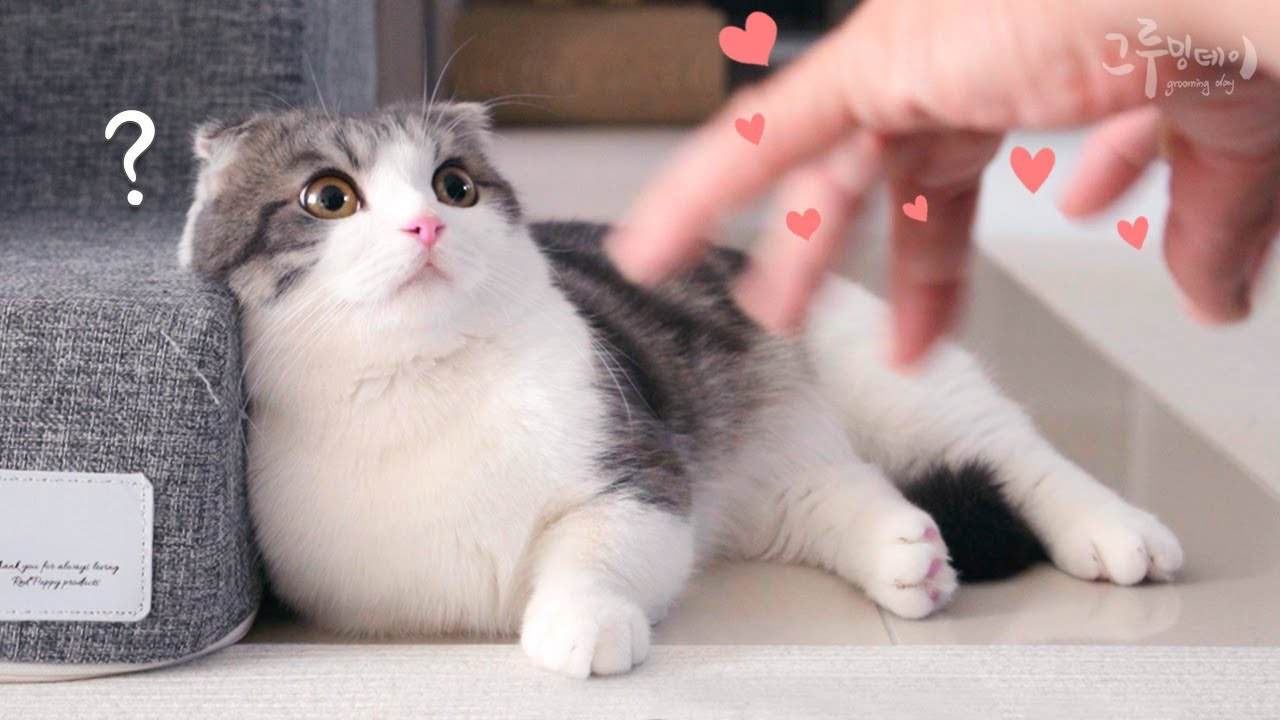
#> input picture opencv_dev/image/cat.jpg, 1280 x 720 px
$ python opencv_ex02.py
#> lines starting #> are read from the running program, lines starting #| are printed output that depends on the picture
# 사이즈 변경
import cv2
import numpy as np

org = cv2.imread('./image/cat.jpg')
#> org is the input picture: shape (720, 1280, 3); mean B, G, R 152.7, 153.7, 171.9
gray = cv2.cvtColor(org, cv2.COLOR_BGR2GRAY)
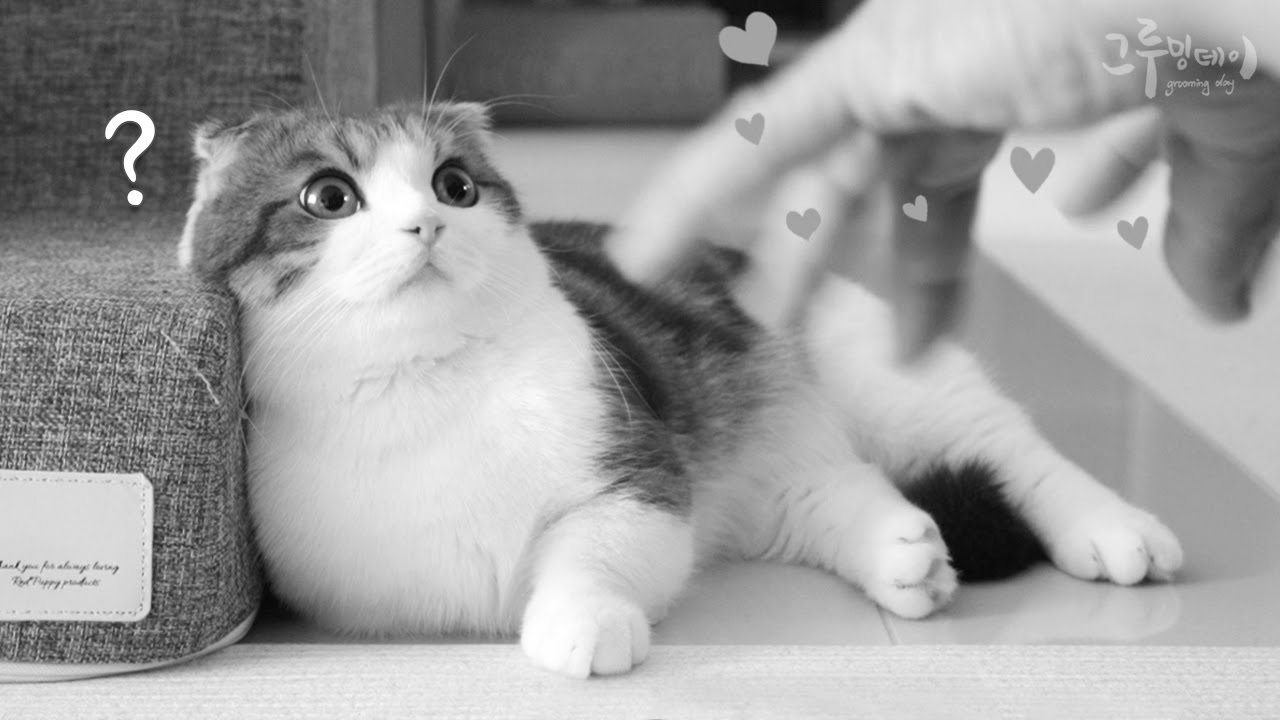
#> gray: shape (720, 1280); min 5, max 255, mean 159.1

size_small = cv2.resize(org, (160, 80))
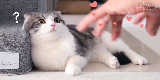
#> size_small: shape (80, 160, 3); mean B, G, R 152.8, 153.9, 172.1
cv2.imshow('Small', size_small)

cv2.waitKey(0)
cv2.destroyAllWindows()
